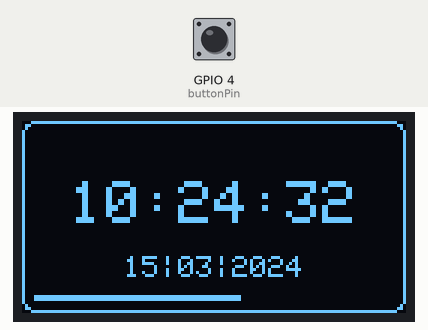
This sketch was run on a simulated ESP32. On the bench: 128×64 one-colour display. The inputs (shaded band) are chosen by the test bench; at power-on: GPIO 4 (buttonPin) HIGH. WiFi joins after 1.5 s; servers stay silent unless stated; the local clock reads 2024-03-15 10:24:30 at power-on unless the sketch sets it; random numbers use the default seed unless the sketch sets one; not simulated (calls return 0 or success): secrets.h; what the sketch prints to the serial monitor is not drawn.

Above: at 2.7 s.
2.8 s: GPIO 4 (buttonPin) pulled LOW for 0.15 s
At 3.13 s:
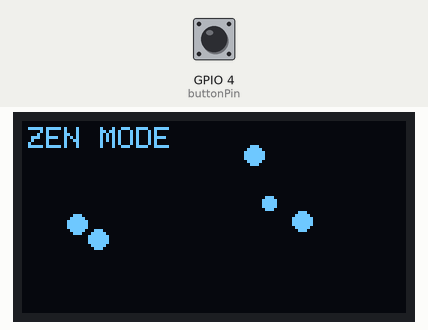
3.5 s: GPIO 4 (buttonPin) pulled LOW for 1 s
At 4.59 s:
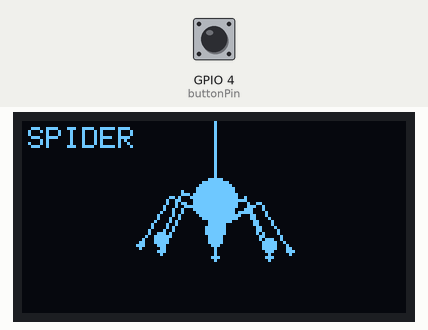
5.1 s: GPIO 4 (buttonPin) pulled LOW for 0.15 s
At 5.6 s:
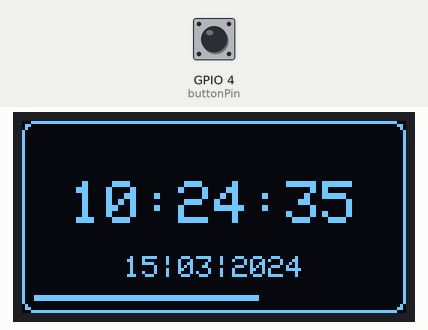
6.7 s: GPIO 4 (buttonPin) pulled LOW for 1 s
At 7.34 s:
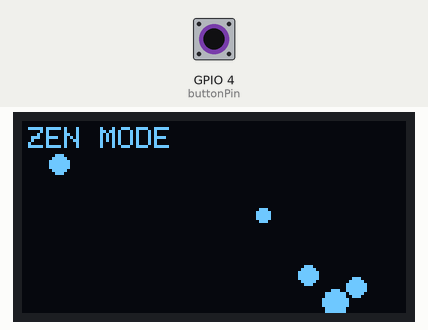
Timing chart, 0 to 9.3 s (numbered marks = the images above; inputs shaded):
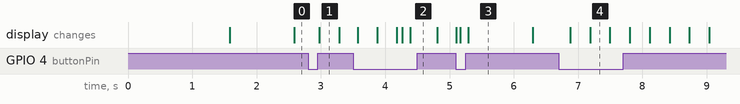

Measured:
- after the input at 2.8 s, the display: changes after 0.18 s (image 1)
- what the display in image 3 shows lasts 1.0 s, from 5.3 s to 6.3 s

The sketch:

time-v3.ino
```cpp
#include <WiFi.h>
#include "time.h"
#include <Wire.h>
#include <Adafruit_GFX.h>
#include <Adafruit_SSD1306.h>
#include <math.h>
#include "secrets.h"

// --- Configuration ---
#define SCREEN_WIDTH 128
#define SCREEN_HEIGHT 64
#define OLED_RESET -1
#define SCREEN_ADDRESS 0x3C

const char* ssid = SECRET_SSID;
const char* password = SECRET_PASS;

const char* ntpServer = "pool.ntp.org";
const long gmtOffset_sec = 19800;   // IST = +5:30
const int daylightOffset_sec = 0;

enum Mode {
  MODE_CLOCK,
  MODE_ZEN,
  MODE_SPIDER
};

Mode currentMode = MODE_CLOCK;

// Button Setup
const int buttonPin = 4;
bool showAnimation = false;
bool lastButtonState = HIGH;
unsigned long lastDebounceTime = 0;
const int debounceDelay = 50;

// Display Object
Adafruit_SSD1306 display(SCREEN_WIDTH, SCREEN_HEIGHT, &Wire, OLED_RESET);

// --- Helper: Get Text Width for Centering ---
void getTextCenter(const char* str, int16_t* x, int16_t* y) {
  int16_t x1, y1;
  uint16_t w, h;
  display.getTextBounds(str, 0, 0, &x1, &y1, &w, &h);
  *x = (SCREEN_WIDTH - w) / 2;
  *y = *y; // Y is passed by value, we keep the input Y
}

// --- Mode 1: Beautiful Clock ---
void showClock() {
  static unsigned long lastUpdate = 0;

  // Update every second
  if (millis() - lastUpdate >= 1000) {
    lastUpdate = millis();
    struct tm timeinfo;

    if(!getLocalTime(&timeinfo)) {
      display.clearDisplay();
      display.setTextColor(WHITE);
      display.setTextSize(1);
      display.setCursor(0, 0);
      display.println("Time Sync Error");
      display.display();
      return;
    }

    display.clearDisplay();

    // 1. Draw Fancy Border (Rounded Rect)
    display.drawRoundRect(0, 0, SCREEN_WIDTH, SCREEN_HEIGHT, 4, WHITE);

    // 2. Draw Time (Centered)
    display.setTextSize(2);
    display.setTextColor(WHITE);

    char timeStr[16];
    sprintf(timeStr, "%02d:%02d:%02d", timeinfo.tm_hour, timeinfo.tm_min, timeinfo.tm_sec);

    int16_t tx, ty;
    getTextCenter(timeStr, &tx, &ty);
    display.setCursor(tx, 20); // Position slightly higher up
    display.print(timeStr);

    // 3. Draw Date (Fixed Month bug + Right Aligned)
    // Note: tm_mon is 0-11, so we add 1
    char dateStr[20];
    sprintf(dateStr, "%02d|%02d|%04d", timeinfo.tm_mday, timeinfo.tm_mon + 1, timeinfo.tm_year + 1900);

    display.setTextSize(1);
    getTextCenter(dateStr, &tx, &ty);
    display.setCursor(tx, 45);
    display.print(dateStr);

    // 4. Draw Seconds Progress Bar (Bottom)
    int barWidth = map(timeinfo.tm_sec, 0, 59, 4, SCREEN_WIDTH - 4);
    display.fillRect(4, 58, barWidth, 2, WHITE);

    display.display();
  }
}

// --- Mode 2: Particle Animation ---
struct Particle {
  int x, y;
  int vx, vy;
  int size;
};

Particle particles[5]; // 5 bouncing balls

void initAnimation() {
  for(int i=0; i<5; i++) {
    particles[i].x = random(10, SCREEN_WIDTH-10);
    particles[i].y = random(10, SCREEN_HEIGHT-10);
    particles[i].vx = random(-2, 3);
    particles[i].vy = random(-2, 3);
    particles[i].size = random(2, 5);
  }
}

void runAnimation() {
  static unsigned long lastFrame = 0;
  // Run at ~40 FPS
  if (millis() - lastFrame < 25) return;
  lastFrame = millis();

  display.clearDisplay();

  // Draw all particles
  for(int i=0; i<5; i++) {
    // Draw
    display.fillCircle(particles[i].x, particles[i].y, particles[i].size, WHITE);

    // Update Physics
    particles[i].x += particles[i].vx;
    particles[i].y += particles[i].vy;

    // Bounce X
    if (particles[i].x + particles[i].size > SCREEN_WIDTH || particles[i].x - particles[i].size < 0) {
      particles[i].vx = -particles[i].vx;
    }

    // Bounce Y
    if (particles[i].y + particles[i].size > SCREEN_HEIGHT || particles[i].y - particles[i].size < 0) {
      particles[i].vy = -particles[i].vy;
    }
  }

  // Add some text for context
  display.setTextSize(1);
  display.setCursor(2, 2);
  display.print("ZEN MODE");

  display.display();
}
// ==========================================
// MODE 3: 3D SPIDER ANIMATION (Inverted Body with Drop-In Entrance)
// ==========================================
float spiderY;
bool entranceDone;
float angle;
void initSpiderAnimation() {
  // reset all static-like behaviour
  entranceDone = false;
  spiderY = -20.0;
  angle = 0;
}
void runSpiderAnimation() {
  // State variables
  // static float angle = 0;
  static unsigned long lastFrame = 0;

  // Entrance state variables
  // static float spiderY = -20.0; // Start off-screen (above the top)
  const float targetY = 27.0;    // Final target position for the abdomen center
  // static bool entranceDone = false;

  // Frame rate control (~30 FPS)
  if (millis() - lastFrame < 30) return;
  lastFrame = millis();

  display.clearDisplay();

  // 1. Update Position / Drop-down Logic
  if (!entranceDone) {
    // Smoothly interpolate (ease-in-out style) toward the target position
    spiderY += (targetY - spiderY) * 0.15;

    // Stop dropping once we are close enough to the target
    if (targetY - spiderY < 0.1) {
      spiderY = targetY;
      entranceDone = true;
    }
  }

  // Calculate dynamic offsets based on current spiderY
  int abdomenY = (int)spiderY;
  int headY = abdomenY + 10;      // Head is 10 pixels below abdomen
  int thoraxY = abdomenY + 4;     // Thorax sits between them

  // 2. Draw Thread (Attaches to the Abdomen from the top of the screen)
  if (abdomenY > 0) {
    display.drawLine(64, 0, 64, abdomenY - 4, WHITE);
  }

  // 3. Draw Inverted Vertical Body
  // Abdomen (Top, LARGER)
  display.fillCircle(64, abdomenY, 7, WHITE);
  // Head (Bottom, smaller)
  display.fillCircle(64, headY, 3, WHITE);
  // Connector (Thorax)
  display.fillRect(63, thoraxY, 2, 4, WHITE);

  // 4. Draw 8 Legs
  float baseAngles[8] = {
    0.0,   0.78,  1.57,  2.35,
    3.14,  3.92,  4.71,  5.50
  };

  // Vertical attachment points shift dynamically with spiderY
  int attachY[8] = {
    thoraxY,     thoraxY + 2, thoraxY + 4, thoraxY + 6,
    thoraxY + 6, thoraxY + 4, thoraxY + 2, thoraxY
  };

  for(int i=0; i<8; i++) {
    // Only spin if the entrance animation is complete
    float theta = baseAngles[i] - (entranceDone ? angle : 0.0);

    // 1. Horizontal Projection
    float x_proj = sin(theta) * 26;

    // 2. Depth (Z)
    float z_proj = cos(theta);

    // 3. Scale/Thickness of the foot
    int thickness = (int)(1.5 + (z_proj * 1.0));
    if(thickness < 1) thickness = 1;

    // --- COORD CALCULATION ---
    int x_start = 64;
    int y_start = attachY[i];

    // Joint/Elbow
    int x_joint = 64 + (int)(x_proj * 0.6);
    int y_joint = y_start - 7;

    // Tip/Foot
    int x_end = 64 + (int)x_proj;
    int y_end = y_start + 9;

    // Draw Leg Segments
    display.drawLine(x_start, y_start, x_joint, y_joint, WHITE);
    display.drawLine(x_joint, y_joint, x_end, y_end, WHITE);

    // Draw Foot
    display.fillCircle(x_end, y_end, thickness, WHITE);
  }

  // 5. Update Rotation (Only advances after dropping down)
  if (entranceDone) {
    angle += 0.07;
    if (angle > 6.28) angle -= 6.28;
  }

  // 6. Label
  display.setTextSize(1);
  display.setTextColor(WHITE);
  display.setCursor(2, 2);
  display.print("SPIDER");

  display.display();
}
// --- Button Handling ---
void handleButton() {
  static bool lastStableState = HIGH;
  static bool lastReading = HIGH;
  static unsigned long lastDebounceTime = 0;

  bool reading = digitalRead(buttonPin);

  if (reading != lastReading) {
    lastDebounceTime = millis();
  }

  if ((millis() - lastDebounceTime) > debounceDelay) {
    if (reading != lastStableState) {
      lastStableState = reading;
      if (currentMode == MODE_ZEN) initAnimation();

      if (lastStableState == LOW) {  // button pressed
        currentMode = (Mode)((currentMode + 1) % 3);
        if (currentMode == MODE_SPIDER) {
  initSpiderAnimation();
}
        Serial.println("BUTTON PRESSED");
        // long currenttime = millis();
        delay(100);
        if (showAnimation) initAnimation();
      }
    }
  }

  lastReading = reading;
}

// --- Setup & Loop ---
void setup() {
  Serial.begin(115200);

  // Initialize I2C for OLED (ESP32 default SDA=21, SCL=22)
  Wire.begin(21, 22);

  pinMode(buttonPin, INPUT_PULLUP);

  if(!display.begin(SSD1306_SWITCHCAPVCC, SCREEN_ADDRESS)) {
    Serial.println("Display not found");
    for(;;);
  }

  // Display Boot Message
  display.clearDisplay();
  display.setTextSize(1);
  display.setTextColor(WHITE);
  display.setCursor(0, 10);
  display.println("Connecting...");
  display.display();

  // Connect to WiFi
  WiFi.begin(ssid, password);
  while (WiFi.status() != WL_CONNECTED) {
    delay(500);
    Serial.print(".");
  }
  Serial.println("\nWiFi connected");

  // Init Time
  configTime(gmtOffset_sec, daylightOffset_sec, ntpServer);

  // Initialize animation once
  initAnimation();
}

void loop() {
  handleButton();

  switch (currentMode) {
  case MODE_CLOCK:
    showClock();
    break;

  case MODE_ZEN:
    runAnimation();
    break;

  case MODE_SPIDER:
    runSpiderAnimation();
    break;
}
}
```
